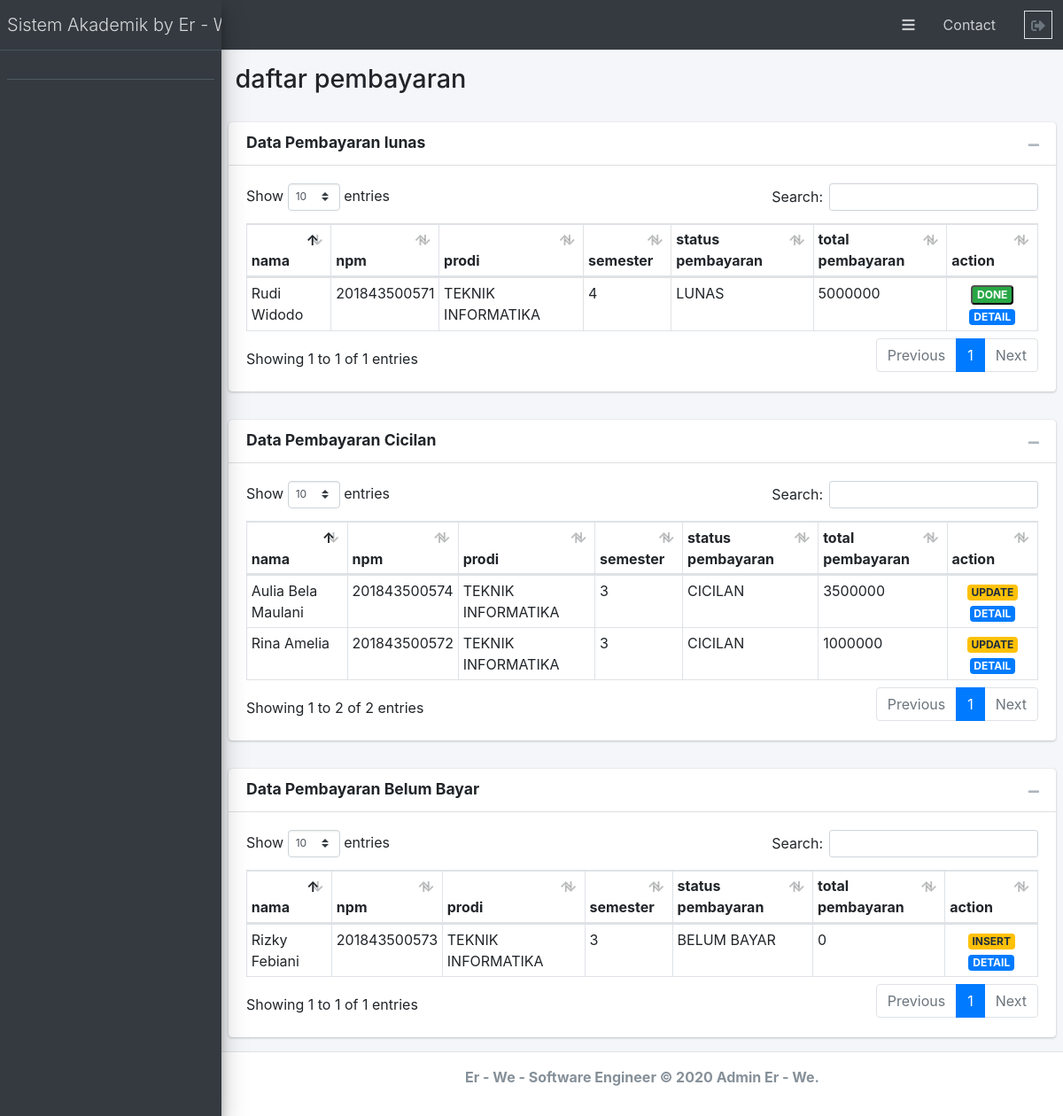
Screenshot of /index.php/admin_control_pembayaran with the database file from the repository.
### tables this page shows
CREATE TABLE `pembayaran` (
  `id_pembayaran` int(11) NOT NULL,
  `id_akademik` int(11) NOT NULL,
  `npm_mhs` varchar(13) NOT NULL,
  `lunas` int(11) NOT NULL DEFAULT '0',
  `cicilan_pertama` int(11) NOT NULL DEFAULT '0',
  `cicilan_kedua` int(11) NOT NULL DEFAULT '0',
  `cicilan_ketiga` int(11) NOT NULL DEFAULT '0',
  `tgl_lunas` date NOT NULL,
  `tgl_cicilan_pertama` date NOT NULL,
  `tgl_cicilan_kedua` date NOT NULL,
  `tgl_cicilan_ketiga` date NOT NULL,
  `total_pembayaran` int(11) NOT NULL,
  `status_pembayaran` varchar(20) NOT NULL
);

CREATE TABLE `mahasiswa` (
  `npm_mhs` varchar(12) NOT NULL,
  `nama_mhs` varchar(100) NOT NULL,
  `kelas` varchar(4) NOT NULL,
  `id_akademik` int(11) NOT NULL,
  `perkuliahan` enum('REGULER PAGI','REGULER SORE','EKSTENSI') NOT NULL,
  `tahun_masuk` year(4) NOT NULL,
  `tempat_lahir` varchar(100) NOT NULL,
  `tanggal_lahir` date NOT NULL,
  `alamat` varchar(100) NOT NULL,
  `jenis_kelamin` enum('Laki - Laki','Perempuan') NOT NULL,
  `level` varchar(50) NOT NULL DEFAULT 'mahasiswa'
);

CREATE TABLE `krs` (
  `id_krs` int(11) NOT NULL,
  `npm_mhs` varchar(13) NOT NULL,
  `id_akademik` int(11) NOT NULL,
  `semester` int(11) NOT NULL,
  `total_biaya` int(11) NOT NULL,
  `daftar_ulang` int(11) NOT NULL,
  `spp` int(11) NOT NULL,
  `lain_lain` int(11) NOT NULL
);

CREATE TABLE `akademik` (
  `id_akademik` int(11) NOT NULL,
  `kode_prodi` enum('FIPPS','FMIPA','FTIK','FBS','FP') NOT NULL,
  `prodi` enum('PEND. SEJARAH','PEND. EKONOMI','BIMBINGAN DAN KONSELING','PEND. FISIKA','PEND. BIOLOGI','PEND. MATEMATIKA','ARSITEKTUR','TEKNIK INDUSTRI','TEKNIK INFORMATIKA','DESAIN KOMUNIKASI VISUAL','PEND. BAHASA INDONESIA','PEND. BAHASA INGGRIS','MAGISTER PEND. IPS','MAGISTER PEND. MATEMATIKA DAN IPA','MAGISTER PEND. BAHASA INDONESIA','MAGISTER PEND. BAHASA INGGRIS') NOT NULL
);

### application/controllers/Admin_control_pembayaran.php (called while the page is built, shortened)
<?php
class Admin_control_pembayaran extends CI_Controller
{
    public function __construct()
    {
        $this->load->model('admin_control_pembayaran_model');
    }
    public function index()
    {
        $data['title'] = "daftar pembayaran";
        $data['pembayaran_lunas'] = $this->admin_control_pembayaran_model->get_all_data_pembayaran_lunas();
        $data['pembayaran_cicilan'] = $this->admin_control_pembayaran_model->get_all_data_pembayaran_cicilan();
        $data['pembayaran_belumBayar'] = $this->admin_control_pembayaran_model->get_all_data_pembayaran_belum_bayar();
        $this->load->view('templeates/header', $data);
        $this->load->view('templeates/sidebar');
        $this->load->view('admin/admin-control-pembayaran/pembayaran', $data);
        $this->load->view('templeates/footer');
    }
}

### index.php (called while the page is built, shortened)
<?php
require_once BASEPATH.'core/CodeIgniter.php';

### application/models/admin_control_pembayaran_model.php (called while the page is built, shortened)
<?php
class admin_control_pembayaran_model extends CI_Model
{
    function get_all_data_pembayaran_lunas()
    {
        $this->db->select('*');
        $this->db->from('pembayaran');
        $this->db->join('mahasiswa', 'mahasiswa.npm_mhs = pembayaran.npm_mhs');
        $this->db->join('akademik', 'akademik.id_akademik = pembayaran.id_akademik');
        $this->db->join('krs', 'krs.npm_mhs = pembayaran.npm_mhs');
        $this->db->where('status_pembayaran', 'LUNAS');
        $this->db->order_by('tgl_lunas', 'DESC');
        return $this->db->get()->result_array();
    }
    function get_all_data_pembayaran_cicilan()
    {
        $this->db->select('*');
        $this->db->from('pembayaran');
        $this->db->join('mahasiswa', 'mahasiswa.npm_mhs = pembayaran.npm_mhs');
        $this->db->join('akademik', 'akademik.id_akademik = pembayaran.id_akademik');
        $this->db->join('krs', 'krs.npm_mhs = pembayaran.npm_mhs');
        $this->db->where('status_pembayaran', 'CICILAN');
        $this->db->order_by('tgl_lunas', 'DESC');
        return $this->db->get()->result_array();
    }
    function get_all_data_pembayaran_belum_bayar()
    {
        $this->db->select('*');
        $this->db->from('pembayaran');
        $this->db->join('mahasiswa', 'mahasiswa.npm_mhs = pembayaran.npm_mhs');
        $this->db->join('akademik', 'akademik.id_akademik = pembayaran.id_akademik');
        $this->db->join('krs', 'krs.npm_mhs = pembayaran.npm_mhs');
        $this->db->where('status_pembayaran', 'BELUM BAYAR');
        $this->db->order_by('tgl_lunas', 'DESC');
        return $this->db->get()->result_array();
    }
}

### application/views/admin/admin-control-pembayaran/pembayaran.php (the view, shortened to what this page needs)
<div class="content-wrapper">
    <section class="content-header">
        <div class="container-fluid">
            <h1><?= $title; ?></h1>
        </div>
    </section>
    <section class="content mt-3">
        <div class="row">
            <div class="col-12">
                <div class="card">
                    <div class="card-header">
                        <h3 class="card-title"><strong>Data Pembayaran lunas</strong></h3>
                        <div class="card-tools">
                            <button type="button" class="btn btn-tool" data-card-widget="collapse" data-toggle="tooltip" title="Collapse">
                                <i class="fas fa-minus"></i>
                            </button>
                        </div>
                    </div>
                    <div class="card-body">
                        <table class="table table-bordered table-sm" id="table-lunas" width="100%">
                            <thead>
                                <tr>
                                    <th>nama</th>
                                    <th>npm</th>
                                    <th>prodi</th>
                                    <th>semester</th>
                                    <th>status pembayaran</th>
                                    <th>total pembayaran</th>
                                    <th>action</th>
                                </tr>
                            </thead>
                            <tbody>
                                <?php foreach ($pembayaran_lunas as $lunas) : ?>
                                    <tr>
                                        <td><?= $lunas['nama_mhs'] ?></td>
                                        <td><?= $lunas['npm_mhs'] ?></td>
                                        <td><?= $lunas['prodi'] ?></td>
                                        <td><?= $lunas['semester'] ?></td>
                                        <td><?= $lunas['status_pembayaran'] ?></td>
                                        <td><?= $lunas['total_pembayaran'] ?></td>
                                        <td class="text-center">
                                            <button type="button" class="badge badge-success">DONE</button>
                                            <a href="<?= base_url('admin_control_pembayaran/detail_pembayaran') . '?id_pembayaran=' . $lunas['id_pembayaran'] ?>" class="badge badge-primary">DETAIL</a>
                                        </td>
                                    </tr>
                                <?php endforeach; ?>
                            </tbody>
                        </table>
                    </div>
                </div>
            </div>
        </div>
    </section>
    <section class="content mt-3">
        <div class="row">
            <div class="col-12">
                <div class="card">
                    <div class="card-header">
                        <h3 class="card-title"><strong>Data Pembayaran Cicilan</strong></h3>
                        <div class="card-tools">
                            <button type="button" class="btn btn-tool" data-card-widget="collapse" data-toggle="tooltip" title="Collapse">
                                <i class="fas fa-minus"></i>
                            </button>
                        </div>
                    </div>
                    <div class="card-body">
                        <table class="table table-bordered table-sm" id="table-cicilan" width="100%">
                            <thead>
                                <tr>
                                    <th>nama</th>
                                    <th>npm</th>
                                    <th>prodi</th>
                                    <th>semester</th>
                                    <th>status pembayaran</th>
                                    <th>total pembayaran</th>
                                    <th>action</th>
                                </tr>
                            </thead>
                            <tbody>
                                <?php foreach ($pembayaran_cicilan as $cicilan) : ?>
                                    <tr>
                                        <td><?= $cicilan['nama_mhs'] ?></td>
                                        <td><?= $cicilan['npm_mhs'] ?></td>
                                        <td><?= $cicilan['prodi'] ?></td>
                                        <td><?= $cicilan['semester'] ?></td>
                                        <td><?= $cicilan['status_pembayaran'] ?></td>
                                        <td><?= $cicilan['total_pembayaran'] ?></td>
                                        <td class="text-center">
                                            <a href="<?= base_url('admin_control_pembayaran/insert_pembayaran') . '?id_pembayaran=' . $cicilan['id_pembayaran'] ?>" class="badge badge-warning">UPDATE</a>
                                            <a href="<?= base_url('admin_control_pembayaran/detail_pembayaran') . '?id_pembayaran=' . $cicilan['id_pembayaran'] ?>" class="badge badge-primary">DETAIL</a>
                                        </td>
                                    </tr>
                                <?php endforeach; ?>
                            </tbody>
                        </table>
                    </div>
                </div>
            </div>
        </div>
    </section>
    <section class="content mt-3">
        <div class="row">
            <div class="col-12">
                <div class="card">
                    <div class="card-header">
                        <h3 class="card-title"><strong>Data Pembayaran Belum Bayar</strong></h3>
                        <div class="card-tools">
                            <button type="button" class="btn btn-tool" data-card-widget="collapse" data-toggle="tooltip" title="Collapse">
                                <i class="fas fa-minus"></i>
                            </button>
                        </div>
                    </div>
                    <div class="card-body">
                        <table class="table table-bordered table-sm" id="table-belum-bayar" width="100%">
                            <thead>
                                <tr>
                                    <th>nama</th>
                                    <th>npm</th>
                                    <th>prodi</th>
                                    <th>semester</th>
                                    <th>status pembayaran</th>
                                    <th>total pembayaran</th>
                                    <th>action</th>
                                </tr>
                            </thead>
                            <tbody>
                                <?php foreach ($pembayaran_belumBayar as $belumBayar) : ?>
                                    <tr>
                                        <td><?= $belumBayar['nama_mhs'] ?></td>
                                        <td><?= $belumBayar['npm_mhs'] ?></td>
                                        <td><?= $belumBayar['prodi'] ?></td>
                                        <td><?= $belumBayar['semester'] ?></td>
                                        <td><?= $belumBayar['status_pembayaran'] ?></td>
                                        <td><?= $belumBayar['total_pembayaran'] ?></td>
                                        <td class="text-center">
                                            <a href="<?= base_url('admin_control_pembayaran/insert_pembayaran') . '?id_pembayaran=' . $belumBayar['id_pembayaran'] ?>" class="badge badge-warning">INSERT</a>
                                            <a href="<?= base_url('admin_control_pembayaran/detail_pembayaran') . '?id_pembayaran=' . $belumBayar['id_pembayaran'] ?>" class="badge badge-primary">DETAIL</a>
                                        </td>
                                    </tr>
                                <?php endforeach; ?>
                            </tbody>
                        </table>
                    </div>
                </div>
            </div>
        </div>
    </section>

### rows the page displays
pembayaran: mahasiswa.nama_mhs "Rudi Widodo", krs.npm_mhs "201843500571", id_akademik.prodi "TEKNIK INFORMATIKA", krs.semester "4", status_pembayaran "LUNAS", total_pembayaran "5000000"
pembayaran: mahasiswa.nama_mhs "Rina Amelia", krs.npm_mhs "201843500572", id_akademik.prodi "TEKNIK INFORMATIKA", krs.semester "3", status_pembayaran "CICILAN", total_pembayaran "1000000"
pembayaran: mahasiswa.nama_mhs "Aulia Bela Maulani", krs.npm_mhs "201843500574", id_akademik.prodi "TEKNIK INFORMATIKA", krs.semester "3", status_pembayaran "CICILAN", total_pembayaran "3500000"
pembayaran: mahasiswa.nama_mhs "Rizky Febiani", krs.npm_mhs "201843500573", id_akademik.prodi "TEKNIK INFORMATIKA", krs.semester "3", status_pembayaran "BELUM BAYAR", total_pembayaran "0"

### other values shown
$title "daftar pembayaran"
